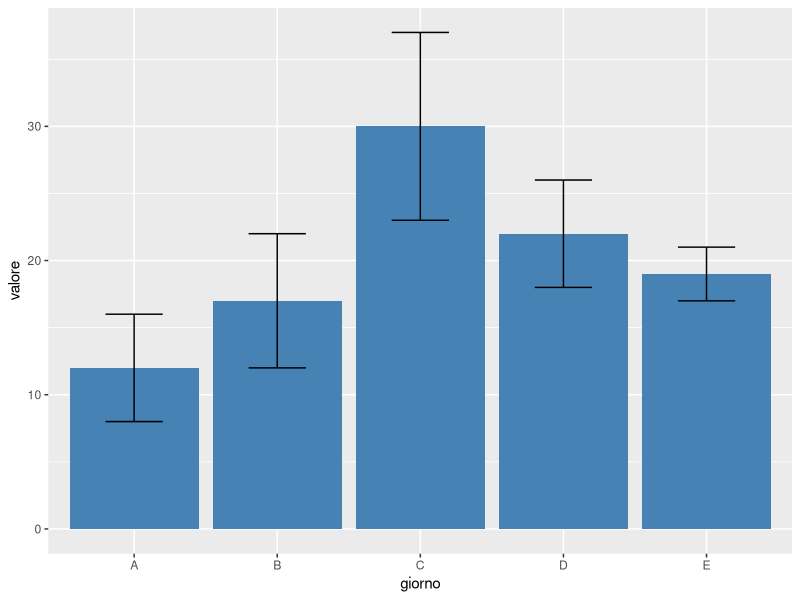

Source code (R):
pdf("istogramma.pdf")
library(ggplot2)
df <- data.frame(giorno=c('A', 'B', 'C', 'D', 'E'),
	         valore=c(12, 17, 30, 22, 19),
	         err=c(4, 5, 7, 4, 2))
ggplot(df) +
	    geom_bar(aes(x=giorno, y=valore), stat='identity', fill='steelblue') +
	        geom_errorbar(aes(x=giorno, ymin=valore-err, ymax=valore+err), width=0.4)
	dev.off()
